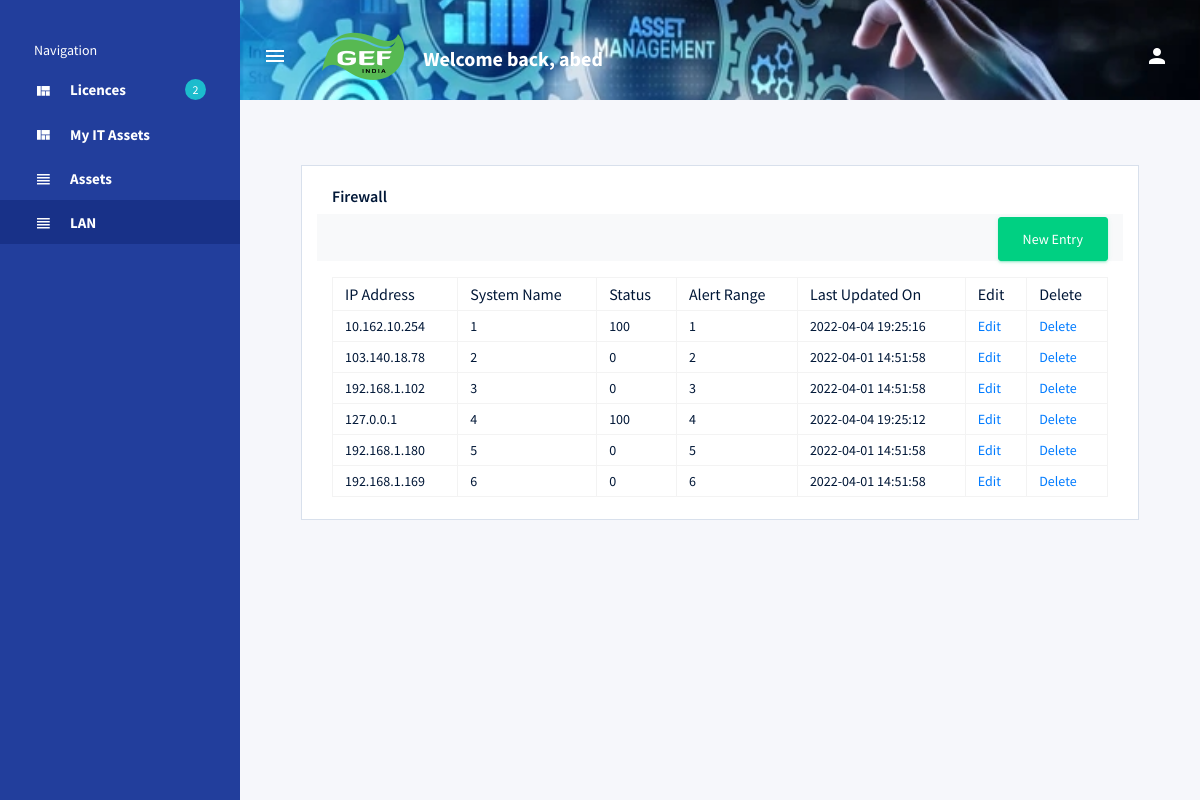
The page /list (signed in) on the database its author committed.
### assetapp/models.py (models this page shows, shortened)
class PingModel(models.Model):
    Ip_Address = models.CharField(max_length=100)
    Name = models.CharField(max_length=100)
    Status = models.CharField(max_length=100)
    Alert_Range = models.CharField(max_length=100)
    Last_Updated = models.CharField(max_length=100,default="")

### assetapp/views.py (the view)
# urls.py: path('list', views.PingModelList.as_view(), name='pingmodel-list'),
class PingModelList(ListView):
    model = PingModel
    paginate_by = 100  # if pagination is desired

### templates/assetapp/pingmodel_list.html (shortened to what this page needs)
{% extends 'base.html' %}
{% block content %}
{% if user.is_authenticated %}
<div class="content-wrapper">
    <div class="col-lg-12 stretch-card">
        <div class="card">
            <div class="card-body">
                <h4 class="card-title">Firewall</h4>
                <div class="row">
                    <div class="col-md-12 bg-light text-right">
                        <a type="button" class="btn btn-success" href="/create">New Entry</a>
                    </div>
                </div>
                <div class="table-responsive pt-3">
                    <table class="table table-bordered">
                      <thead>
                        <tr>
                            <th>IP Address</th>
                            <th>System Name</th>
                            <th>Status</th>
                            <th>Alert Range</th>
                            <th>Last Updated On</th>
                            <th> Edit</th>
                            <th> Delete</th>
                        </tr>
                      </thead>
                      <tbody>
                            {% for object in object_list %}
                        <tr>
                             <td>{{object.Ip_Address}}</td>
                            <td>{{object.Name}}</td>
                            <td>{{object.Status}}</td>
                            <td>{{object.Alert_Range}}</td>
                            <td>{{object.Last_Updated}}</td>
                            <td><a href="/update/{{object.id}}">Edit</a></td>
                            <td><a href="/delete/{{object.id}}">Delete</a></td>
                        </tr>
                            {% empty %}
                            <li>No objects yet.</li>
                        {% endfor %}
                      </tbody>
                    </table>
                  </div>
                </div>
              </div>
            </div>
          </div>
        </div>
{% endif %}
{% endblock %}

### templates/base.html (shortened to what this page needs)
{% load static %}
<!DOCTYPE html>
<html lang="en">
<head>
  <link rel="stylesheet" href="{% static 'vendors/mdi/css/materialdesignicons.min.css' %}">
  <link rel="stylesheet" href="{% static 'vendors/css/vendor.bundle.base.css' %}">
  <link rel="stylesheet" href="{% static 'css/style.css' %}">
  <link rel="stylesheet" href="{% static 'css/jquery.dataTables.min.css' %}">
</head>
<body>
  <div class="container-scroller d-flex">
    <nav class="sidebar sidebar-offcanvas" id="sidebar">
      <ul class="nav">
        <li class="nav-item sidebar-category">
          <p>Navigation</p>
        </li>
        <li class="nav-item">
          <a class="nav-link" href="/">
            <i class="mdi mdi-view-quilt menu-icon"></i>
            <span class="menu-title">Licences</span>
            <div class="badge badge-info badge-pill">2</div>
          </a>
        </li>
            <li class="nav-item">
              <a class="nav-link" href="/it_assets">
                <i class="mdi mdi-view-quilt menu-icon"></i>
                <span class="menu-title">My IT Assets</span>
              </a>
            </li>
        <li class="nav-item">
          <a class="nav-link" href="/assets">
            <i class="mdi mdi-view-headline menu-icon"></i>
            <span class="menu-title">Assets</span>
          </a>
        </li>
        <li class="nav-item">
          <a class="nav-link" href="/list">
            <i class="mdi mdi-view-headline menu-icon"></i>
            <span class="menu-title">LAN</span>
          </a>
        </li>
      </ul>
    </nav>
    <div class="container-fluid page-body-wrapper">
      <nav class="navbar col-lg-12 col-12 px-0 py-0 py-lg-4 d-flex flex-row">
        <div class="navbar-menu-wrapper d-flex align-items-center justify-content-end">
          <button class="navbar-toggler navbar-toggler align-self-center" type="button" data-toggle="minimize">
            <span class="mdi mdi-menu"></span>
          </button>
          <div class="navbar-brand-wrapper">
            <a class="navbar-brand brand-logo" href="index.html"><img src="{% static 'images/logo.png' %}" alt="logo"/></a>
          </div>
          <h4 class="font-weight-bold mb-0 d-none d-md-block mt-1">Welcome back, {{user}}</h4>
          <ul class="navbar-nav navbar-nav-right">
            <li class="nav-item dropdown mr-2">
              <a class="nav-link count-indicator dropdown-toggle d-flex align-items-center justify-content-center" id="notificationDropdown" href="#" data-toggle="dropdown">
                <i class="mdi mdi-account"></i>
              </a>
            </li>
          </ul>
        </div>
       </nav>
      <div class="main-panel">
        <div class="content-wrapper">
          {% block content %}{% endblock %}
        </div>
      </div>
    </div>
</body>
</html>

### rows shown on the page
PingModel: Ip_Address "10.162.10.254", Name "1", Status "100", Alert_Range "1", Last_Updated "2022-04-04 19:25:16"
PingModel: Ip_Address "103.140.18.78", Name "2", Status "0", Alert_Range "2", Last_Updated "2022-04-01 14:51:58"
PingModel: Ip_Address "192.168.1.102", Name "3", Status "0", Alert_Range "3", Last_Updated "2022-04-01 14:51:58"
PingModel: Ip_Address "127.0.0.1", Name "4", Status "100", Alert_Range "4", Last_Updated "2022-04-04 19:25:12"
PingModel: Ip_Address "192.168.1.180", Name "5", Status "0", Alert_Range "5", Last_Updated "2022-04-01 14:51:58"
PingModel: Ip_Address "192.168.1.169", Name "6", Status "0", Alert_Range "6", Last_Updated "2022-04-01 14:51:58"

### other values the page prints
{{ user }} "abed"
